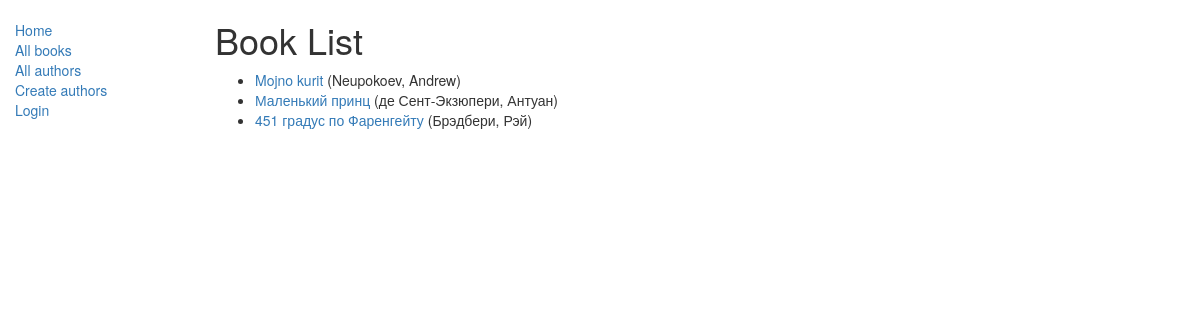
/catalog/books/, run on the app's committed database.
### catalog/models.py (models this page shows, shortened)
class Book(models.Model):
    title = models.CharField(max_length=200)
    author = models.ForeignKey('Author', on_delete=models.SET_NULL, null=True)
    summary = models.TextField(max_length=1000, help_text='Enter a brief description of the book')
    isbn = models.CharField('ISBN', max_length=13,
                            help_text='13 Character <a href="https://www.isbn-international.org/content/what-isbn">ISBN number</a>')
    genre = models.ManyToManyField('Genre', help_text='Select a genre for this book')
    language = models.ForeignKey('Language', on_delete=models.SET_NULL, null=True)
    def get_absolute_url(self):
        return reverse('book-detail', args=[str(self.id)])

class Author(models.Model):
    first_name = models.CharField(max_length=100)
    last_name = models.CharField(max_length=100)
    date_of_birth = models.DateField(null=True, blank=True)
    date_of_death = models.DateField('Died', null=True, blank=True)
    def __str__(self):
        return '%s, %s' % (self.last_name, self.first_name)

### catalog/views.py (the view)
# urls.py: path('books/', views.BookListView.as_view(), name='books'),
class BookListView(generic.ListView):
    model = Book
    paginate_by = 10
    def get_context_data(self, **kwargs):
        context = super(BookListView, self).get_context_data(**kwargs)
        context['some_data'] = 'This is just some data'
        return context

### catalog/templates/catalog/book_list.html
{% extends "base_generic.html" %}
{% block content %}
    <h1>Book List</h1>
    {% if book_list %}
    <ul>
      {% for book in book_list %}
      <li>
        <a href="{{ book.get_absolute_url }}">{{ book.title }}</a> ({{book.author}})
      </li>
      {% endfor %}
    </ul>
    {% else %}
      <p>There are no books in the library.</p>
    {% endif %}
{% endblock %}

### data on the page
Book: title "Mojno kurit", author "Neupokoev, Andrew"
Book: title "Маленький принц", author "де Сент-Экзюпери, Антуан"
Book: title "451 градус по Фаренгейту", author "Брэдбери, Рэй"
